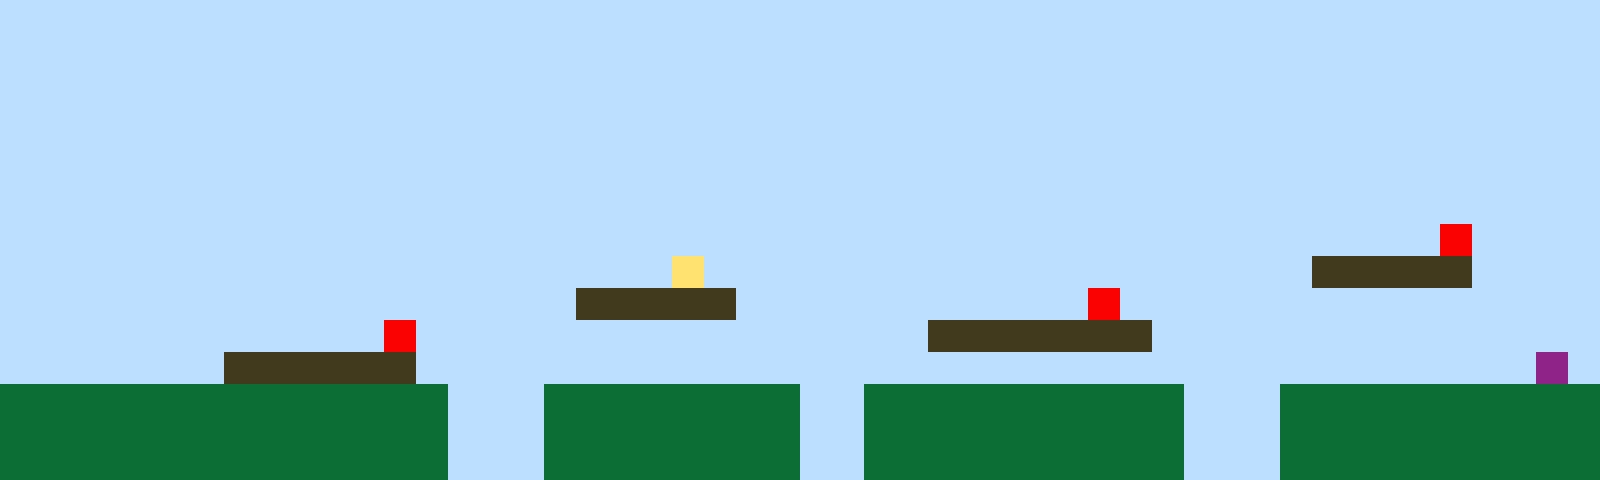

Tiled map render using the project's own tile images. Description and the whole map definition, tile-layer contents included, below:
An orthogonal 50x15 tile map with 32x32 px tiles, 1 tile layer (Tile Layer 1).

<map version="1.10" tiledversion="1.11.2" orientation="orthogonal" renderorder="right-up" width="50" height="15" tilewidth="32" tileheight="32" infinite="0" nextlayerid="2" nextobjectid="1"><editorsettings><export target="map1.csv" format="csv" /></editorsettings><tileset firstgid="1" name="sprites" tilewidth="32" tileheight="32" tilecount="6" columns="3"><image source="sprites.png" width="96" height="64" /></tileset><layer id="1" name="Tile Layer 1" width="50" height="15"><data encoding="csv">1,1,1,1,1,1,1,1,1,1,1,1,1,1,1,1,1,1,1,1,1,1,1,1,1,1,1,1,1,1,1,1,1,1,1,1,1,1,1,1,1,1,1,1,1,1,1,1,1,1,1,1,1,1,1,1,1,1,1,1,1,1,1,1,1,1,1,1,1,1,1,1,1,1,1,1,1,1,1,1,1,1,1,1,1,1,1,1,1,1,1,1,1,1,1,1,1,1,1,1,1,1,1,1,1,1,1,1,1,1,1,1,1,1,1,1,1,1,1,1,1,1,1,1,1,1,1,1,1,1,1,1,1,1,1,1,1,1,1,1,1,1,1,1,1,1,1,1,1,1,1,1,1,1,1,1,1,1,1,1,1,1,1,1,1,1,1,1,1,1,1,1,1,1,1,1,1,1,1,1,1,1,1,1,1,1,1,1,1,1,1,1,1,1,1,1,1,1,1,1,1,1,1,1,1,1,1,1,1,1,1,1,1,1,1,1,1,1,1,1,1,1,1,1,1,1,1,1,1,1,1,1,1,1,1,1,1,1,1,1,1,1,1,1,1,1,1,1,1,1,1,1,1,1,1,1,1,1,1,1,1,1,1,1,1,1,1,1,1,1,1,1,1,1,1,1,1,1,1,1,1,1,1,1,1,1,1,1,1,1,1,1,1,1,1,1,1,1,1,1,1,1,1,1,1,1,1,1,1,1,1,1,1,1,1,1,1,1,1,1,1,1,1,1,1,1,1,1,1,1,1,1,1,1,1,1,1,1,1,1,1,1,1,1,1,1,1,1,1,1,1,1,1,1,1,1,1,1,1,1,1,1,1,1,1,1,1,1,1,1,1,1,1,1,1,1,1,1,1,1,1,1,1,1,1,1,1,1,1,1,1,1,1,1,1,5,1,1,1,1,1,1,1,1,1,1,1,1,1,1,1,1,1,1,1,1,1,1,1,1,1,4,1,1,1,1,1,1,1,1,1,1,1,1,1,1,1,1,1,1,1,3,3,3,3,3,1,1,1,1,1,1,1,1,1,1,1,1,1,1,1,1,1,1,1,1,1,1,3,3,3,3,3,1,1,1,1,1,1,1,1,1,1,1,5,1,1,1,1,1,1,1,1,1,1,1,1,1,1,1,1,1,1,1,1,1,1,1,1,1,1,1,5,1,1,1,1,1,1,1,1,1,1,1,1,1,1,1,1,3,3,3,3,3,3,3,1,1,1,1,1,1,1,1,1,1,1,1,1,1,1,1,1,1,1,1,1,3,3,3,3,3,3,1,1,1,1,1,1,1,1,1,1,1,1,1,1,1,1,1,1,1,1,1,1,1,1,1,1,1,1,1,1,1,1,1,1,1,6,1,2,2,2,2,2,2,2,2,2,2,2,2,2,2,1,1,1,2,2,2,2,2,2,2,2,1,1,2,2,2,2,2,2,2,2,2,2,1,1,1,2,2,2,2,2,2,2,2,2,2,2,2,2,2,2,2,2,2,2,2,2,2,2,2,1,1,1,2,2,2,2,2,2,2,2,1,1,2,2,2,2,2,2,2,2,2,2,1,1,1,2,2,2,2,2,2,2,2,2,2,2,2,2,2,2,2,2,2,2,2,2,2,2,2,1,1,1,2,2,2,2,2,2,2,2,1,1,2,2,2,2,2,2,2,2,2,2,1,1,1,2,2,2,2,2,2,2,2,2,2</data></layer></map>
